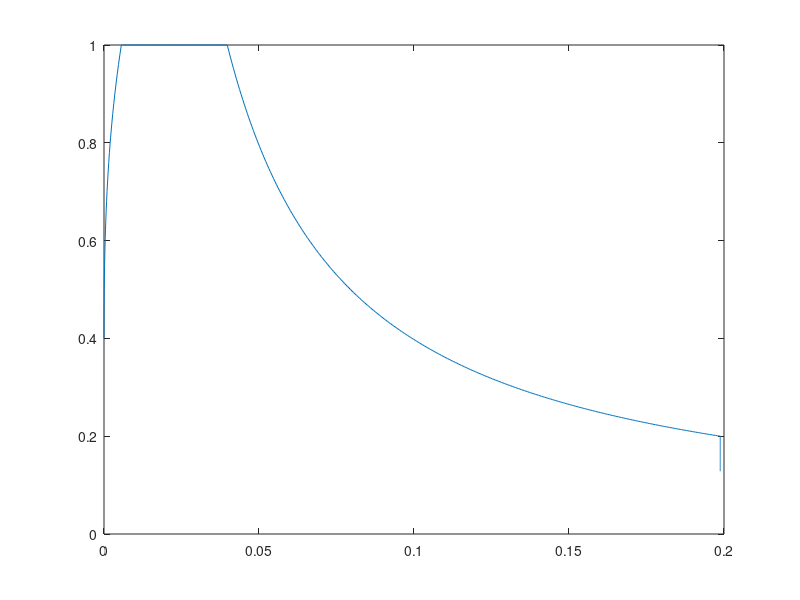

Write the MATLAB code that produced this figure.
clear all
fclose('all')

% generates design spectrum

% Input data ..................
S=1.0; Tb=0.15; Tc=0.40; Td=2.0;   
ag=0.4; beta=0.2; n=1.0;      
ns=500; dT=0.005;
% ..... end of input data .....

T=0; 
for i=1:ns 
  if T<=Tb
     EC8Sa(i)=ag*S*(1 + ( (T/Tb)*((n*2.5)-1) ) ); 
  end
  if (T<=Tc)&(T>Tb)
      EC8Sa(i)=ag*S*n*2.5;  
      ymx=EC8Sa(i)+0.1;
  end
  if (T<=Td)&(T>Tc)
     EC8Sa(i)=ag*S*n*2.5*(Tc/T);
     if EC8Sa(i)<=beta*ag
        EC8Sa(i)=beta*ag;
     end
  end
  if T>Td
     EC8Sa(i)=ag*S*n*2.5*(Tc*Td/T^2);  
     if EC8Sa(i)<=beta*ag
       EC8Sa(i)=beta*ag;
      end
  end
  EC8Tp(i)=T; T=T+dT;  
end

EC8Sd = (EC8Sa*9.81)./(2*pi./EC8Tp).^2; 
plot(EC8Sd,EC8Sa)
save('EC8Sp.mat')

